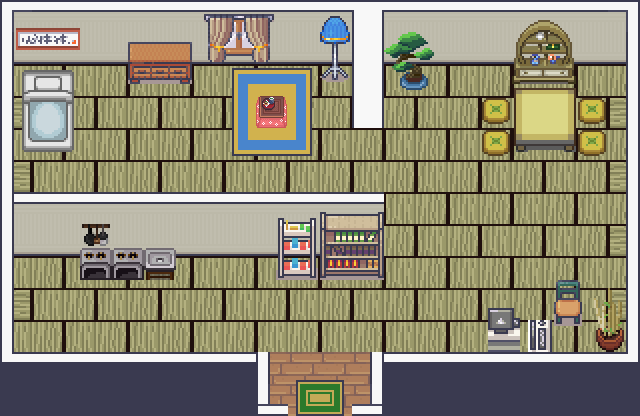

Below is a game level as drawn by its tile map, then a one-line description and the .tmx that defines it (tile-layer data replaced by summaries):
An orthogonal 80x52 tile map with 8x8 px tiles, 5 tile layers (Floor, Walls, Border, NonCollisionDetails, ...), 4 tilesets.

<map version="1.9" tiledversion="1.9.0" orientation="orthogonal" renderorder="right-down" width="80" height="52" tilewidth="8" tileheight="8" infinite="0" nextlayerid="6" nextobjectid="1">
 <editorsettings>
  <export target="JapInterior1.json" format="json" />
 </editorsettings>
 <tileset firstgid="1" name="japaneseInterior" tilewidth="8" tileheight="8" tilecount="3360" columns="32">
  <image source="../tilesets/japaneseInterior.png" width="256" height="846" />
 </tileset>
 <tileset firstgid="3361" name="interior32" tilewidth="8" tileheight="8" tilecount="22784" columns="64">
  <image source="../tilesets/Interiors_free_32x32.png" width="512" height="2848" />
 </tileset>
 <tileset firstgid="26145" name="Kotatsu" tilewidth="8" tileheight="8" tilecount="128" columns="16">
  <image source="../tilesets/kotatsu.png" width="128" height="64" />
 </tileset>
 <tileset firstgid="26273" name="room32" tilewidth="8" tileheight="8" tilecount="6256" columns="68">
  <image source="../tilesets/Room_Builder_free_32x32.png" width="544" height="736" />
 </tileset>
 <layer id="1" name="Floor" width="80" height="52">
  <data>[4160 cells, 4160 non-empty, 80 distinct tile ids]</data>
 </layer>
 <layer id="2" name="Walls" width="80" height="52">
  <data>[4160 cells, 1016 non-empty, 32 distinct tile ids]</data>
 </layer>
 <layer id="3" name="Border" width="80" height="52">
  <data>[4160 cells, 576 non-empty, 96 distinct tile ids]</data>
 </layer>
 <layer id="4" name="NonCollisionDetails" width="80" height="52">
  <data>[4160 cells, 460 non-empty, 348 distinct tile ids]</data>
 </layer>
 <layer id="5" name="CollisionDetails" width="80" height="52">
  <data>[4160 cells, 512 non-empty, 496 distinct tile ids]</data>
 </layer>
</map>
